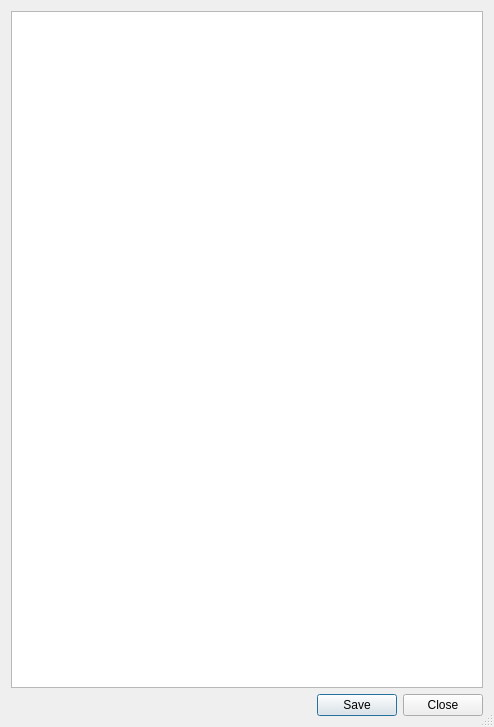
<?xml version="1.0" encoding="UTF-8"?>
<ui version="4.0">
 <class>RampLengthOfRoadsDialog</class>
 <widget class="QDialog" name="RampLengthOfRoadsDialog">
  <property name="geometry">
   <rect>
    <x>0</x>
    <y>0</y>
    <width>494</width>
    <height>727</height>
   </rect>
  </property>
  <property name="windowTitle">
   <string>RAMP - Length of Roads</string>
  </property>
  <property name="sizeGripEnabled">
   <bool>true</bool>
  </property>
  <layout class="QGridLayout" name="gridLayout">
   <item row="0" column="0">
    <widget class="QPlainTextEdit" name="plainTextEdit"/>
   </item>
   <item row="1" column="0">
    <widget class="QDialogButtonBox" name="buttonBox">
     <property name="orientation">
      <enum>Qt::Horizontal</enum>
     </property>
     <property name="standardButtons">
      <set>QDialogButtonBox::Close|QDialogButtonBox::Save</set>
     </property>
     <property name="centerButtons">
      <bool>false</bool>
     </property>
    </widget>
   </item>
  </layout>
 </widget>
 <resources/>
 <connections>
  <connection>
   <sender>buttonBox</sender>
   <signal>accepted()</signal>
   <receiver>RampLengthOfRoadsDialog</receiver>
   <slot>accept()</slot>
   <hints>
    <hint type="sourcelabel">
     <x>248</x>
     <y>254</y>
    </hint>
    <hint type="destinationlabel">
     <x>157</x>
     <y>274</y>
    </hint>
   </hints>
  </connection>
  <connection>
   <sender>buttonBox</sender>
   <signal>rejected()</signal>
   <receiver>RampLengthOfRoadsDialog</receiver>
   <slot>reject()</slot>
   <hints>
    <hint type="sourcelabel">
     <x>316</x>
     <y>260</y>
    </hint>
    <hint type="destinationlabel">
     <x>286</x>
     <y>274</y>
    </hint>
   </hints>
  </connection>
 </connections>
</ui>
